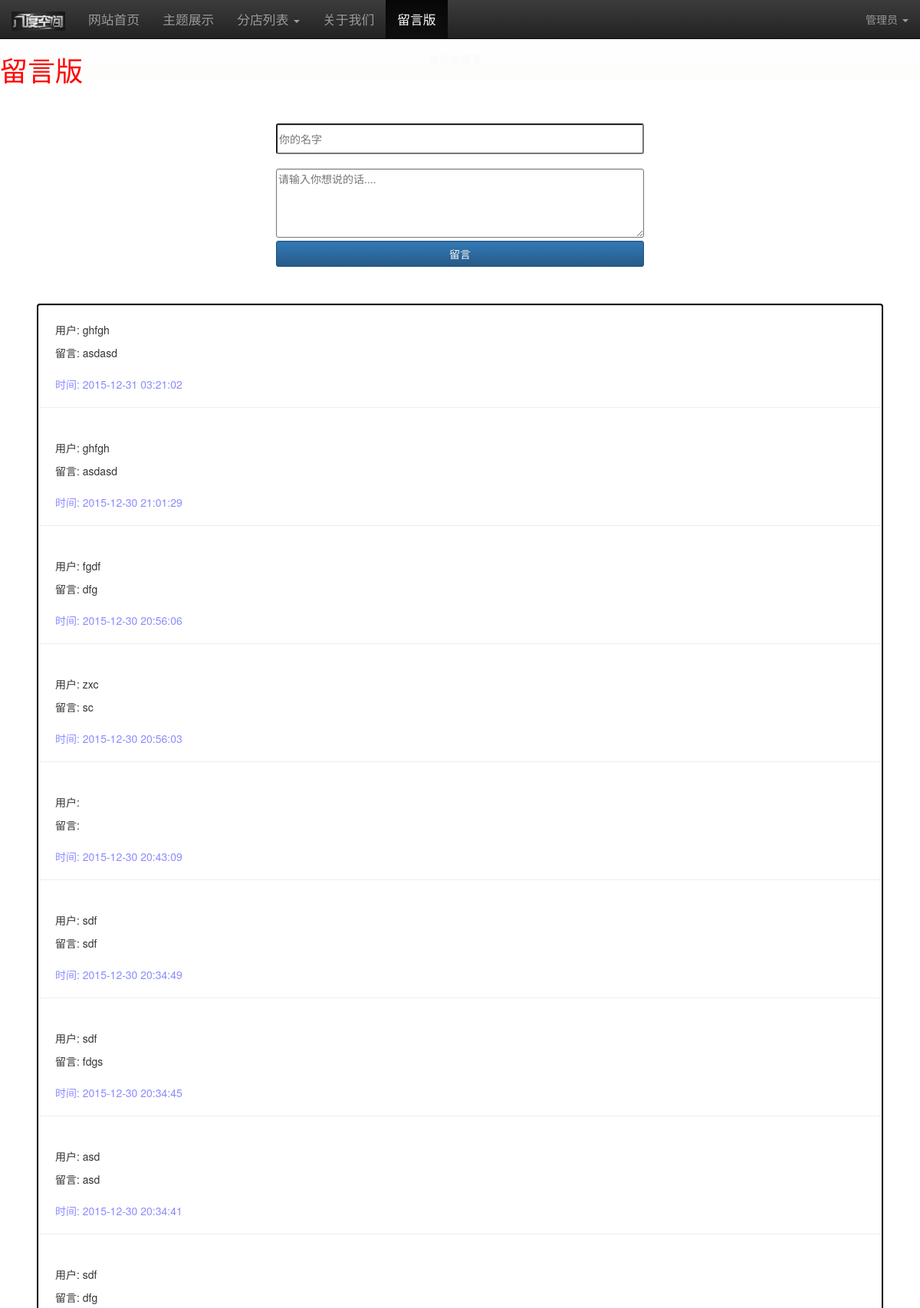
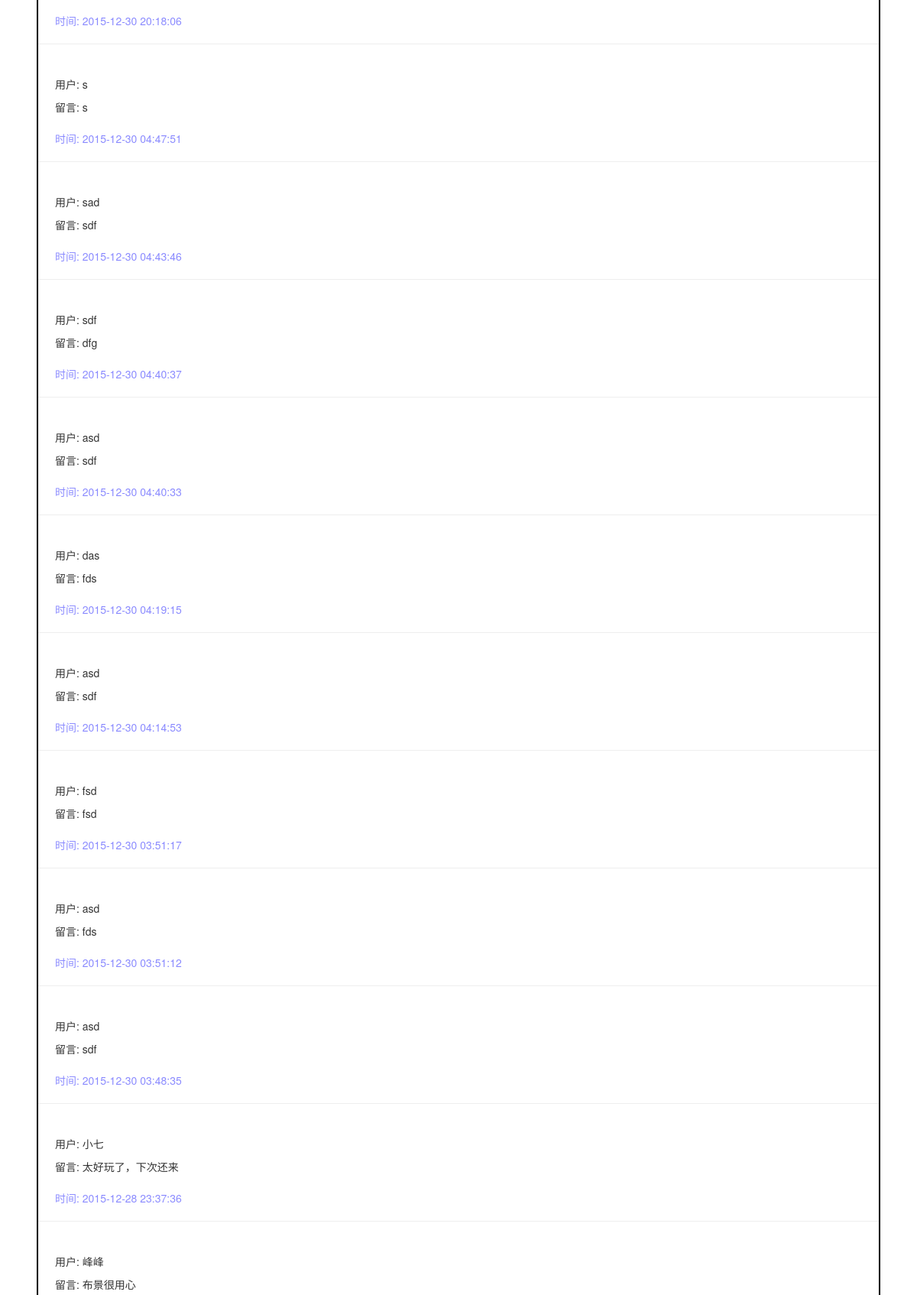
/wall/ (upper part), run on the app's committed database (2 pictures, top to bottom).
### coreapp/models.py (models this page shows, shortened)
class message(db.Model):
    __tablename__ = "usermessage"
    id = db.Column(db.Integer, primary_key=True)
    name = db.Column(db.String(20))
    content = db.Column(db.String(120))
    date = db.Column(db.DateTime)

### coreapp/views.py (the view)
@app.route('/wall/', methods=['GET', 'POST'])
def wall():
    if request.method == 'POST':
        name = request.form['name']
        content = request.form['comment']
        now = datetime.now()
        now2 = now + timedelta(hours=6)
        db.session.add(message(name, content, now2))
        db.session.commit()
        messages = db.session.query(message).order_by(desc(message.date)).all()
        flash(u"谢谢您的留言")
        return render_template("wall.html", messagess=messages)
    else:
        messages = db.session.query(message).order_by(desc(message.date)).all()
        flash(u"欢迎来留言")
        return render_template("wall.html", messagess=messages)

### coreapp/templates/wall.html (shortened to what this page needs)
{% extends "base.html" %}
{% block content %}
<link rel="stylesheet" href="/static/css/wall.css">
<h1 id="commentbutton">留言版</h1>
<br><br>
<div id="formid">
<form name="cform" id="commentform" action="/wall/" method="post">
<input class="form_element nameinput" type="text" required="required" maxlength="15" size="20" placeholder="你的名字" name="name"><br>
<textarea id="contentarea" class="form_element extra" required="required" name="comment" placeholder="请输入你想说的话...." form="commentform"></textarea>
<input class="form_element btn btn-primary" type="submit" value="留言">
</form>
</div>
<div id="messagewall">
{% if session.logged_in %}
{% for message in messagess %}
<div class="floor">
<p class="user inner">用户: {{ message.name }}</p>
<p class="message inner">留言: {{ message.content }}</p>
<p class="time inner">时间: {{ message.date.strftime("%Y-%m-%d %H:%M:%S") }}</p>
<button class="delete" data-id="{{ message.id }}">删除</button>
<hr class="featurette-divider">
</div>
{% endfor %}
{% else %}
{% for message in messagess %}
<p class="user inner">用户: {{ message.name }}</p>
<p class="message inner">留言: {{ message.content }}</p>
<p class="time inner">时间: {{ message.date.strftime("%Y-%m-%d %H:%M:%S") }}</p>
<hr class="featurette-divider">
{% endfor %}
{% endif %}
</div>
{% endblock %}

### coreapp/templates/base.html (shortened to what this page needs)
<!DOCTYPE html>
<html lang="en">
  <head>
    <link rel="stylesheet" href="/static/css/bootstrap.css">
    <link rel="stylesheet" href="/static/css/bootstrap-theme.min.css">
    <link rel="stylesheet" href="/static/css/home.css">
  </head>
  <body>
    <nav class="navbar navbar-fixed-top navbar-inverse">
  <div class="container-fluid">
    <div class="navbar-header">
      <a class="navbar-brand" href="/">
        <img class="brandpic" alt="Brand" src="/static/images/brand.jpeg">
      </a>
    </div>
    <div class="collapse navbar-collapse" id="bs-example-navbar-collapse-1">
      <ul class="nav navbar-nav">
        <li class="home_li"><a class="navfont" href="/">网站首页 <span class="sr-only">(current)</span></a></li>
        <li class="theme_li"><a class="navfont" href="/themes">主题展示</a></li>
        <li class="dropdown store_li">
          <a class="navfont" href="#" class="dropdown-toggle" data-toggle="dropdown" role="button" aria-haspopup="true" aria-expanded="false">分店列表 <span class="caret"></span></a>
        </li>
        <li class="about_li"><a class="navfont" href="/aboutus">关于我们</a></li>
        <li class="wall_li"><a class="navfont" href="/wall">留言版</a></li>
      </ul>
      {% if session.logged_in %}
      <ul class="nav navbar-nav navbar-right">
        <li>
          <a href="/logout/">
            登出
          </a>
        </li>
      </ul>
      {% else %}
      <form id="adminlogin" name="adminlogin" action="/authentication/" method="post">
      <ul class="nav navbar-nav navbar-right">
        <li class="dropdown">
          <a href="#" class="dropdown-toggle" data-toggle="dropdown" role="button" aria-haspopup="true" aria-expanded="false">管理员 <span class="caret"></span></a>
        </li>
      </ul>
    </form>
    {% endif %}
    </div>
  </div>
</nav>
<div class="strech"></div>
{% with messages = get_flashed_messages() %}
  {% if messages %}
    {% for message in messages %}
      <div id="alertmessage" class="alert alert-success fade in">
        <a href="#" class="close" data-dismiss="alert" aria-label="close">&times;</a>{{ message }}
      </div>
    {% endfor %}
  {% endif %}
{% endwith %}
    {% block content %}
    {% endblock %}
  </body>
</html>

### coreapp/static/css/home.css (style rules this page uses)
a.navfont { font-size: 1.2em; }
#alertmessage { margin-bottom: 0px; text-align: center; margin-bottom: 0px; position: absolute; width: 100%; z-index: 11; }
div.strech { min-height: 51px; }
h1 { color: red; }
img.brandpic { max-width: 70px; }

### coreapp/static/css/wall.css (style rules this page uses)
p.time { color: rgba(0, 0, 255, 0.46); }
#formid { width: 40%; margin: 0 auto; min-width: 300px; }
.form_element { width: 100%; margin: 0 auto; box-shadow: inset 0 1px 2px rgba(10,10,10,.1); border-radius: 3px; transition: box-shadow .5s,border-color .25s ease-in-out; }
input.nameinput { margin-bottom: 4%; height: 40px; }
#contentarea { height: 90px; box-shadow: inset 0 1px 2px rgba(10,10,10,.1); border-radius: 3px; transition: box-shadow .5s,border-color .25s ease-in-out; }
#messagewall { border: 2px solid black; margin: 4% 4%; box-shadow: inset 0 1px 2px rgba(10,10,10,.1); border-radius: 4px; transition: box-shadow .5s,border-color .25s ease-in-out; }
p.user { padding: 2% 2% 0% 2%; }
p.message { padding-left: 2%; padding-right: 2%; width: 100%; word-wrap: break-word; }
p.time { padding-top: 1%; padding-left: 2%; padding-right: 2%; }

### data on the page
message: name "ghfgh", content "asdasd", date "2015-12-31 03:21:02"
message: name "ghfgh", content "asdasd", date "2015-12-30 21:01:29"
message: name "fgdf", content "dfg", date "2015-12-30 20:56:06"
message: name "zxc", content "sc", date "2015-12-30 20:56:03"
message: date "2015-12-30 20:43:09"
message: name "sdf", content "sdf", date "2015-12-30 20:34:49"
message: name "sdf", content "fdgs", date "2015-12-30 20:34:45"
message: name "asd", content "asd", date "2015-12-30 20:34:41"
message: name "sdf", content "dfg", date "2015-12-30 20:18:06"
message: name "s", content "s", date "2015-12-30 04:47:51"
message: name "sad", content "sdf", date "2015-12-30 04:43:46"
message: name "sdf", content "dfg", date "2015-12-30 04:40:37"
message: name "asd", content "sdf", date "2015-12-30 04:40:33"
message: name "das", content "fds", date "2015-12-30 04:19:15"
message: name "asd", content "sdf", date "2015-12-30 04:14:53"
message: name "fsd", content "fsd", date "2015-12-30 03:51:17"
message: name "asd", content "fds", date "2015-12-30 03:51:12"
message: name "asd", content "sdf", date "2015-12-30 03:48:35"
message: name "小七", content "太好玩了，下次还来", date "2015-12-28 23:37:36"
message: name "峰峰", content "布景很用心"
